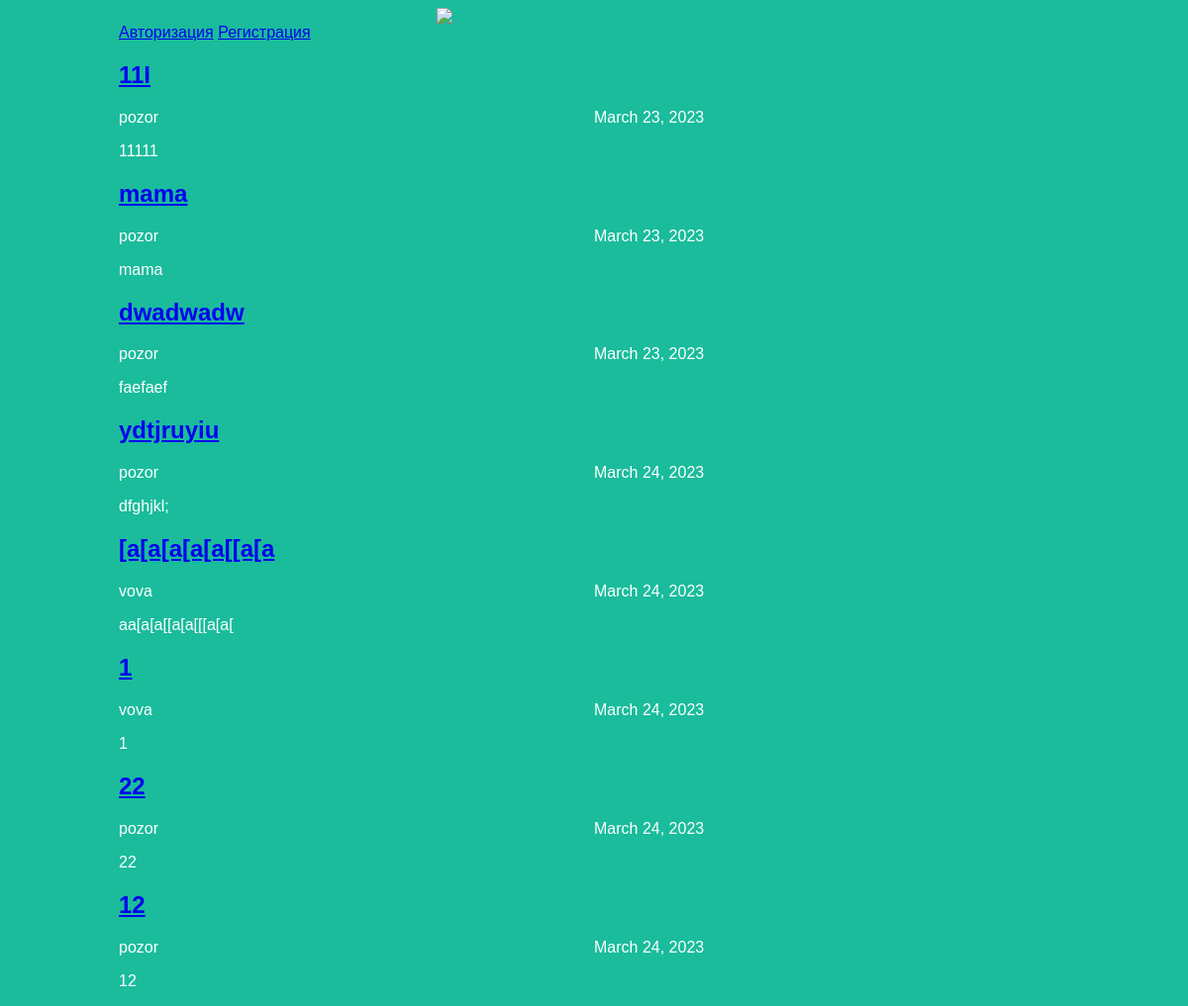
The app's page /article/ with its own data.
### articles/models.py (models this page shows, shortened)
class Article(models.Model):
    title = models.CharField(max_length=200)
    author = models.ForeignKey(User, on_delete=models.CASCADE)
    text = models.TextField()
    created_date = models.DateField(auto_now_add=True)
    def get_excerpt(self):
        return self.text[:140] + "..." if len(self.text) > 140 else self.text

### articles/views.py (the view)
# urls.py: path('article/', views.archive, name="home"),
def archive(request):
    return render(request, 'archive.html',{"posts": Article.objects.all()})

### articles/templates/archive.html (shortened to what this page needs)
<!DOCTYPE html>
<html lang="en">
<head>
    <link rel="stylesheet" href="{{ STATIC_URL }}/static/css/article.css">
</head>
<body>
  <div class="header">
    <img src="https://sun9-4.userapi.com/impg/E6KwO2Z2Peu7pNL_pVaIRleiMWFpce5QEZZtZA/ThdYoxeWbLw.jpg?size=510x382&quality=96&sign=6f323567413ec52d8142bbc09e25f25e&type=album" />
  </div>
  <div class="archive">
    {% if request.user.is_authenticated %}
      <a href="/article/new/">Создать новую запись</a>
      <a href="/exit/">Выйти из аккаунта</a>
    {% else %}
      <a href="/authorization/">Авторизация</a>
      <a href="/registration/">Регистрация</a>
    {% endif %}
    {% for post in posts %}
      <div class="one-post">
        <a href="/article/{{ post.id }}">
        <h2 class="post-title">{{ post.title }}</h2>
        </a>
        <div class="article-info">
        <div class="article-author">{{ post.author.username }}</div>
        <div class="article-created- date">{{ post.created_date }}</div>
        </div>
        <p class="article-text">{{ post.get_excerpt }}</p>
      </div>
{% endfor %}
  </div>
</body>
</html>

### articles/static/css/article.css (style rules this page uses)
body { background: #1abc9c; font-family: Tahoma, Arial, sans-serif; color: #ffffff; }
.header img { display: block; width: 318px; margin-left: auto; margin-right: auto; }
.archive { width: 960px; margin-left: auto; margin-right: auto; }
.article-author { width: 50%; float: left; }

### records on screen
Article: title "11I", author.username "pozor", created_date "March 23, 2023", get_excerpt "11111"
Article: title "mama", author.username "pozor", created_date "March 23, 2023", get_excerpt "mama"
Article: title "dwadwadw", author.username "pozor", created_date "March 23, 2023", get_excerpt "faefaef"
Article: title "ydtjruyiu", author.username "pozor", created_date "March 24, 2023", get_excerpt "dfghjkl;"
Article: title "[a[a[a[a[a[[a[a", author.username "vova", created_date "March 24, 2023", get_excerpt "aa[a[a[[a[a[[[a[a["
Article: title "1", author.username "vova", created_date "March 24, 2023", get_excerpt "1"
Article: title "22", author.username "pozor", created_date "March 24, 2023", get_excerpt "22"
Article: title "12", author.username "pozor", created_date "March 24, 2023", get_excerpt "12"
